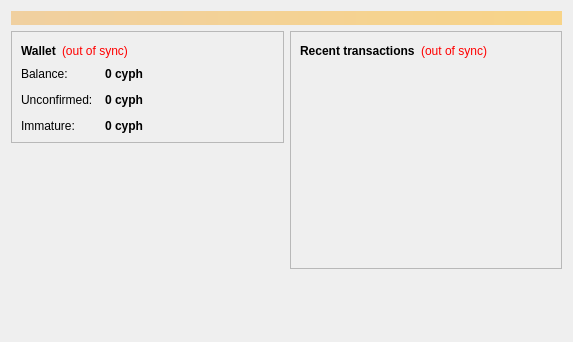
<?xml version="1.0" encoding="UTF-8"?>
<ui version="4.0">
 <class>OverviewPage</class>
 <widget class="QWidget" name="OverviewPage">
  <property name="geometry">
   <rect>
    <x>0</x>
    <y>0</y>
    <width>573</width>
    <height>342</height>
   </rect>
  </property>
  <property name="windowTitle">
   <string>Form</string>
  </property>
  <layout class="QVBoxLayout" name="topLayout">
   <item>
    <widget class="QLabel" name="labelAlerts">
     <property name="visible">
      <bool>false</bool>
     </property>
     <property name="styleSheet">
      <string notr="true">background-color: qlineargradient(x1: 0, y1: 0, x2: 1, y2: 0, stop:0 #F0D0A0, stop:1 #F8D488); color:#000000;</string>
     </property>
     <property name="wordWrap">
      <bool>true</bool>
     </property>
     <property name="margin">
      <number>3</number>
     </property>
    </widget>
   </item>
   <item>
    <layout class="QHBoxLayout" name="horizontalLayout" stretch="1,1">
     <item>
      <layout class="QVBoxLayout" name="verticalLayout_2">
       <item>
        <widget class="QFrame" name="frame">
         <property name="frameShape">
          <enum>QFrame::StyledPanel</enum>
         </property>
         <property name="frameShadow">
          <enum>QFrame::Raised</enum>
         </property>
         <layout class="QVBoxLayout" name="verticalLayout_4">
          <item>
           <layout class="QHBoxLayout" name="horizontalLayout_4">
            <item>
             <widget class="QLabel" name="label_5">
              <property name="font">
               <font>
                <weight>75</weight>
                <bold>true</bold>
               </font>
              </property>
              <property name="text">
               <string>Wallet</string>
              </property>
             </widget>
            </item>
            <item>
             <widget class="QLabel" name="labelWalletStatus">
              <property name="toolTip">
               <string>The displayed information may be out of date. Your wallet automatically synchronizes with the cyphers network after a connection is established, but this process has not completed yet.</string>
              </property>
              <property name="styleSheet">
               <string notr="true">QLabel { color: red; }</string>
              </property>
              <property name="text">
               <string notr="true">(out of sync)</string>
              </property>
              <property name="alignment">
               <set>Qt::AlignLeading|Qt::AlignLeft|Qt::AlignVCenter</set>
              </property>
             </widget>
            </item>
            <item>
             <spacer name="horizontalSpacer_2">
              <property name="orientation">
               <enum>Qt::Horizontal</enum>
              </property>
              <property name="sizeHint" stdset="0">
               <size>
                <width>40</width>
                <height>20</height>
               </size>
              </property>
             </spacer>
            </item>
           </layout>
          </item>
          <item>
           <layout class="QFormLayout" name="formLayout_2">
            <property name="fieldGrowthPolicy">
             <enum>QFormLayout::AllNonFixedFieldsGrow</enum>
            </property>
            <property name="horizontalSpacing">
             <number>12</number>
            </property>
            <property name="verticalSpacing">
             <number>12</number>
            </property>
            <item row="0" column="0">
             <widget class="QLabel" name="label">
              <property name="text">
               <string>Balance:</string>
              </property>
             </widget>
            </item>
            <item row="0" column="1">
             <widget class="QLabel" name="labelBalance">
              <property name="font">
               <font>
                <weight>75</weight>
                <bold>true</bold>
               </font>
              </property>
              <property name="cursor">
               <cursorShape>IBeamCursor</cursorShape>
              </property>
              <property name="toolTip">
               <string>Your current balance</string>
              </property>
              <property name="text">
               <string notr="true">0 cyph</string>
              </property>
              <property name="textInteractionFlags">
               <set>Qt::LinksAccessibleByMouse|Qt::TextSelectableByKeyboard|Qt::TextSelectableByMouse</set>
              </property>
             </widget>
            </item>
            <item row="1" column="0">
             <widget class="QLabel" name="label_3">
              <property name="text">
               <string>Unconfirmed:</string>
              </property>
             </widget>
            </item>
            <item row="1" column="1">
             <widget class="QLabel" name="labelUnconfirmed">
              <property name="font">
               <font>
                <weight>75</weight>
                <bold>true</bold>
               </font>
              </property>
              <property name="cursor">
               <cursorShape>IBeamCursor</cursorShape>
              </property>
              <property name="toolTip">
               <string>Total of transactions that have yet to be confirmed, and do not yet count toward the current balance</string>
              </property>
              <property name="text">
               <string notr="true">0 cyph</string>
              </property>
              <property name="textInteractionFlags">
               <set>Qt::LinksAccessibleByMouse|Qt::TextSelectableByKeyboard|Qt::TextSelectableByMouse</set>
              </property>
             </widget>
            </item>
            <item row="2" column="0">
             <widget class="QLabel" name="labelImmatureText">
              <property name="text">
               <string>Immature:</string>
              </property>
             </widget>
            </item>
            <item row="2" column="1">
             <widget class="QLabel" name="labelImmature">
              <property name="font">
               <font>
                <weight>75</weight>
                <bold>true</bold>
               </font>
              </property>
              <property name="toolTip">
               <string>Mined balance that has not yet matured</string>
              </property>
              <property name="text">
               <string notr="true">0 cyph</string>
              </property>
              <property name="textInteractionFlags">
               <set>Qt::LinksAccessibleByMouse|Qt::TextSelectableByKeyboard|Qt::TextSelectableByMouse</set>
              </property>
             </widget>
            </item>
           </layout>
          </item>
         </layout>
        </widget>
       </item>
       <item>
        <spacer name="verticalSpacer">
         <property name="orientation">
          <enum>Qt::Vertical</enum>
         </property>
         <property name="sizeHint" stdset="0">
          <size>
           <width>20</width>
           <height>40</height>
          </size>
         </property>
        </spacer>
       </item>
      </layout>
     </item>
     <item>
      <layout class="QVBoxLayout" name="verticalLayout_3">
       <item>
        <widget class="QFrame" name="frame_2">
         <property name="frameShape">
          <enum>QFrame::StyledPanel</enum>
         </property>
         <property name="frameShadow">
          <enum>QFrame::Raised</enum>
         </property>
         <layout class="QVBoxLayout" name="verticalLayout">
          <item>
           <layout class="QHBoxLayout" name="horizontalLayout_2">
            <item>
             <widget class="QLabel" name="label_4">
              <property name="text">
               <string>&lt;b&gt;Recent transactions&lt;/b&gt;</string>
              </property>
             </widget>
            </item>
            <item>
             <widget class="QLabel" name="labelTransactionsStatus">
              <property name="toolTip">
               <string>The displayed information may be out of date. Your wallet automatically synchronizes with the cyphers network after a connection is established, but this process has not completed yet.</string>
              </property>
              <property name="styleSheet">
               <string notr="true">QLabel { color: red; }</string>
              </property>
              <property name="text">
               <string notr="true">(out of sync)</string>
              </property>
              <property name="alignment">
               <set>Qt::AlignRight|Qt::AlignTrailing|Qt::AlignVCenter</set>
              </property>
             </widget>
            </item>
            <item>
             <spacer name="horizontalSpacer">
              <property name="orientation">
               <enum>Qt::Horizontal</enum>
              </property>
              <property name="sizeHint" stdset="0">
               <size>
                <width>40</width>
                <height>20</height>
               </size>
              </property>
             </spacer>
            </item>
           </layout>
          </item>
          <item>
           <widget class="QListView" name="listTransactions">
            <property name="styleSheet">
             <string notr="true">QListView { background: transparent; }</string>
            </property>
            <property name="frameShape">
             <enum>QFrame::NoFrame</enum>
            </property>
            <property name="verticalScrollBarPolicy">
             <enum>Qt::ScrollBarAlwaysOff</enum>
            </property>
            <property name="horizontalScrollBarPolicy">
             <enum>Qt::ScrollBarAlwaysOff</enum>
            </property>
            <property name="selectionMode">
             <enum>QAbstractItemView::NoSelection</enum>
            </property>
           </widget>
          </item>
         </layout>
        </widget>
       </item>
       <item>
        <spacer name="verticalSpacer_2">
         <property name="orientation">
          <enum>Qt::Vertical</enum>
         </property>
         <property name="sizeHint" stdset="0">
          <size>
           <width>20</width>
           <height>40</height>
          </size>
         </property>
        </spacer>
       </item>
      </layout>
     </item>
    </layout>
   </item>
  </layout>
 </widget>
 <resources/>
 <connections/>
</ui>
